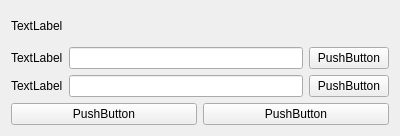
<?xml version="1.0" encoding="UTF-8"?>
<ui version="4.0">
 <class>AP_Form</class>
 <widget class="QWidget" name="AP_Form">
  <property name="geometry">
   <rect>
    <x>0</x>
    <y>0</y>
    <width>400</width>
    <height>136</height>
   </rect>
  </property>
  <property name="windowTitle">
   <string>ApplyPreset</string>
  </property>
  <layout class="QVBoxLayout" name="verticalLayout">
   <item>
    <layout class="QHBoxLayout" name="horizontalLayout_3">
     <item>
      <widget class="TitleLabel" name="L_title">
       <property name="text">
        <string>TextLabel</string>
       </property>
      </widget>
     </item>
     <item>
      <spacer name="horizontalSpacer">
       <property name="orientation">
        <enum>Qt::Orientation::Horizontal</enum>
       </property>
       <property name="sizeHint" stdset="0">
        <size>
         <width>40</width>
         <height>20</height>
        </size>
       </property>
      </spacer>
     </item>
    </layout>
   </item>
   <item>
    <layout class="QHBoxLayout" name="horizontalLayout_2">
     <item>
      <widget class="BodyLabel" name="L_outputPath">
       <property name="text">
        <string>TextLabel</string>
       </property>
      </widget>
     </item>
     <item>
      <widget class="LineEdit" name="LE_OP"/>
     </item>
     <item>
      <widget class="PushButton" name="PB_OP">
       <property name="text">
        <string>PushButton</string>
       </property>
      </widget>
     </item>
    </layout>
   </item>
   <item>
    <layout class="QHBoxLayout" name="horizontalLayout">
     <item>
      <widget class="BodyLabel" name="L_WatermarkContent">
       <property name="text">
        <string>TextLabel</string>
       </property>
      </widget>
     </item>
     <item>
      <widget class="LineEdit" name="LE_WC"/>
     </item>
     <item>
      <widget class="PushButton" name="PB_WC">
       <property name="text">
        <string>PushButton</string>
       </property>
      </widget>
     </item>
    </layout>
   </item>
   <item>
    <layout class="QHBoxLayout" name="horizontalLayout_4">
     <item>
      <widget class="PrimaryPushButton" name="Confirm">
       <property name="text">
        <string>PushButton</string>
       </property>
      </widget>
     </item>
     <item>
      <widget class="PushButton" name="Cancel">
       <property name="text">
        <string>PushButton</string>
       </property>
      </widget>
     </item>
    </layout>
   </item>
  </layout>
 </widget>
 <customwidgets>
  <customwidget>
   <class>TitleLabel</class>
   <extends>QLabel</extends>
   <header>qfluentwidgets</header>
  </customwidget>
  <customwidget>
   <class>BodyLabel</class>
   <extends>QLabel</extends>
   <header>qfluentwidgets</header>
  </customwidget>
  <customwidget>
   <class>PushButton</class>
   <extends>QPushButton</extends>
   <header>qfluentwidgets</header>
  </customwidget>
  <customwidget>
   <class>LineEdit</class>
   <extends>QLineEdit</extends>
   <header>qfluentwidgets</header>
  </customwidget>
  <customwidget>
   <class>PrimaryPushButton</class>
   <extends>QPushButton</extends>
   <header>qfluentwidgets</header>
  </customwidget>
 </customwidgets>
 <resources/>
 <connections/>
</ui>
